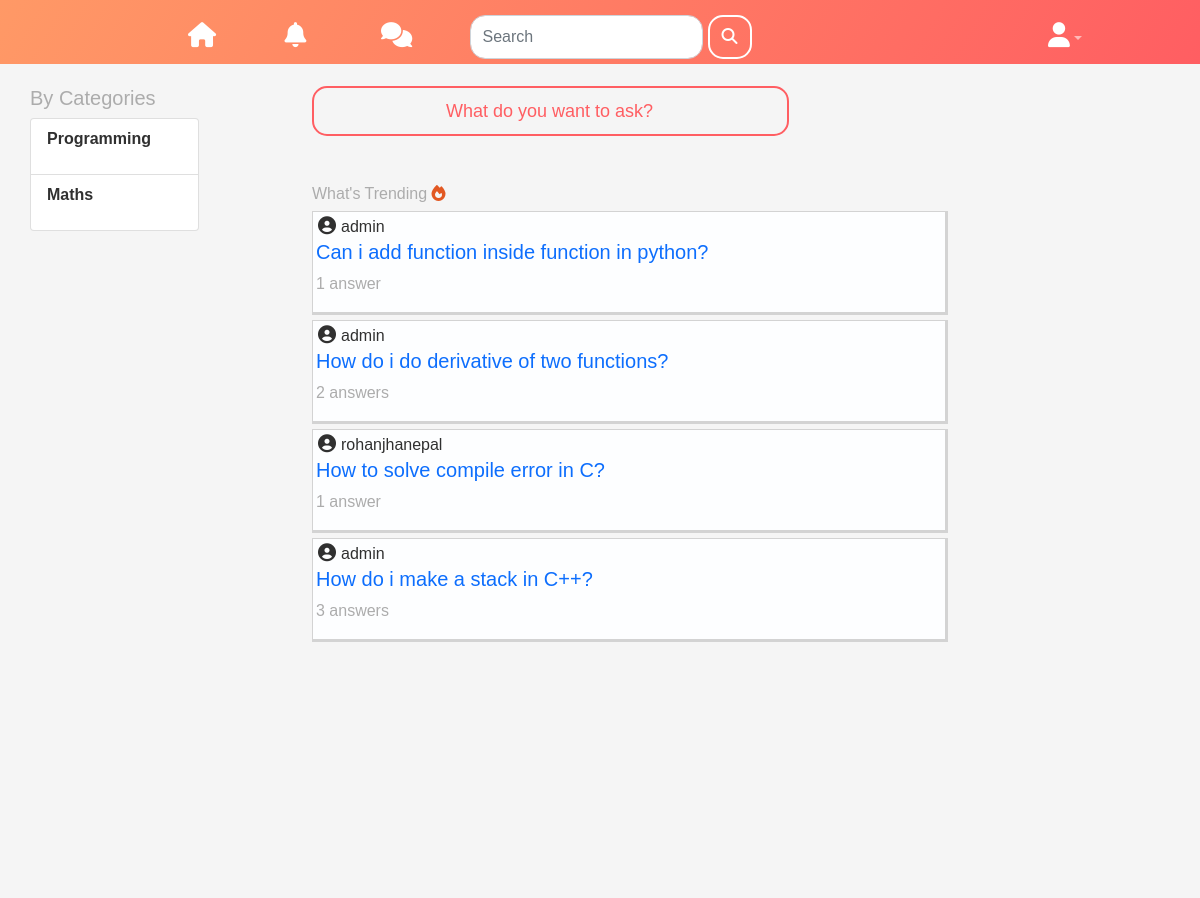
The app's page /, older data.
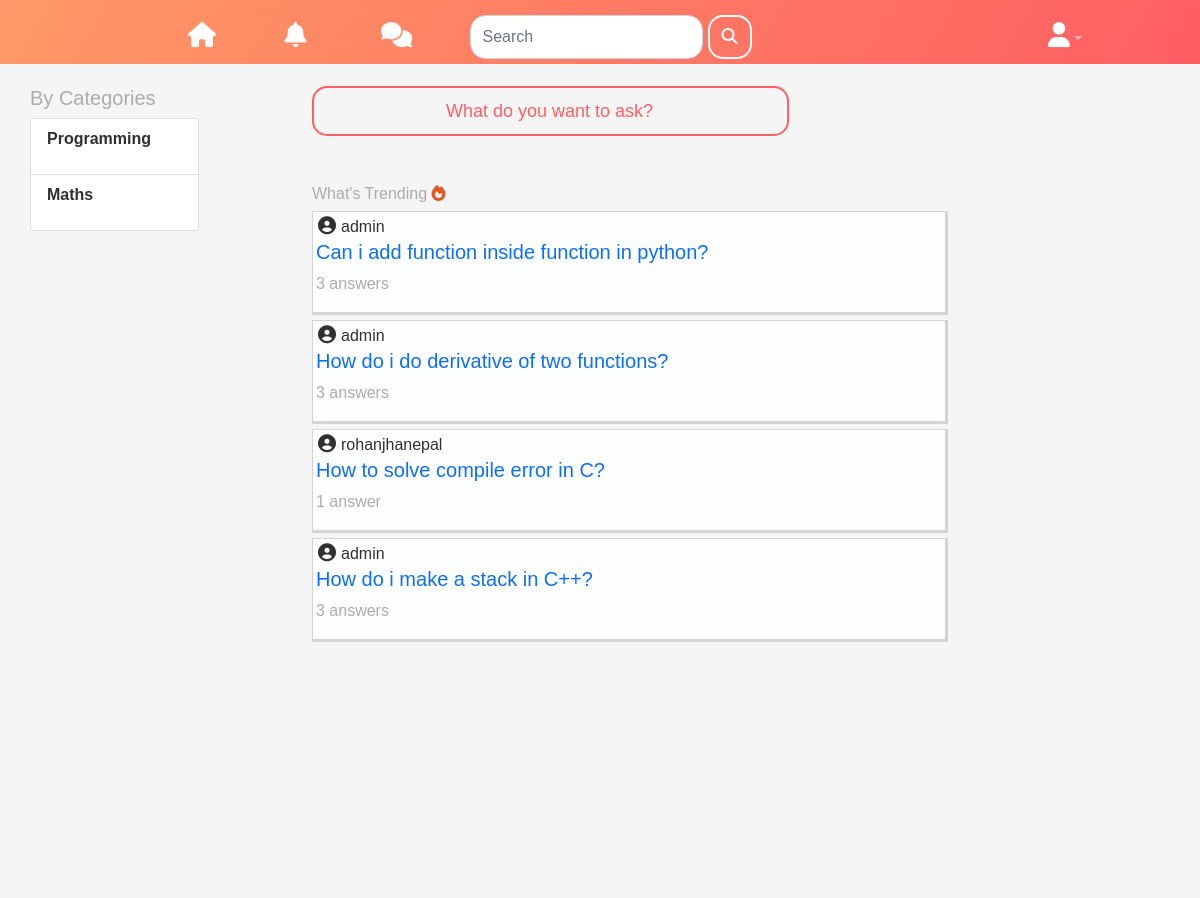
The same page, newer data.
### forum/models.py (models this page shows, shortened)
class Category(models.Model):
    name = models.CharField(max_length=255, unique=True)
    class Meta:
        verbose_name_plural = 'Categories'

class Post(models.Model):
    title = models.CharField(max_length=200,blank=False)
    slug = models.SlugField(max_length=200, null=True, blank=True)
    tag = models.ManyToManyField('forum.Tag', blank=True,related_name='tag')
    category = models.ForeignKey('forum.Category', related_name="post_category" ,on_delete=models.CASCADE, null=True, blank=True)
    subcategory = models.ForeignKey('forum.SubCategory', related_name="post_sub_category" ,on_delete=models.CASCADE, null=True, blank=True)
    solved = models.BooleanField(default=False) #has the problem been solved?
    posted_by = models.ForeignKey(User, related_name='user',on_delete=models.CASCADE) #posted by user
    posted_on = models.DateTimeField(default=timezone.now)
    views = models.IntegerField(default=0) #total times the post was viewed
    answerCount = models.IntegerField(default=0) #number of answers

### forum/views.py (the view)
# urls.py: path('', views.index, name='home'),
def index(request): #home page of discussion forum
    categories = models.Category.objects.all()
    posts = models.Post.objects.order_by('-posted_on','views')
    if request.user.is_authenticated:
        user = User.objects.filter(username=request.user.username).first()
        profile = models.Profile.objects.filter(user=user).first()
        if profile.prefered_categories.all().__len__() != 0:
            posts = posts.filter(category__in=profile.prefered_categories.all())
    context = {
        'categories': categories,
        'posts': posts,
    }
    return render(request, 'forum/index.html' , context=context)

### forum/templates/forum/index.html (shortened to what this page needs)
{% extends "forum/base.html" %}
{% load bootstrap4 %}
{% load static %}
{% block css %}
<link rel="stylesheet" href={% static "forum/css/index.css" %}>
{% endblock css %}
{% block categories %}
<h5 style="color: #acacac; font-family: Verdana, Geneva, Tahoma, sans-serif ;">By Categories</h5>
<ul class="list-group" style="width:60%;">
{% for category in categories %}
    <li class="list-group-item list-group-item-action cat">
    <a href={% url "forum:category" id=category.id %}>{{ category.name }}</a>
    </li>
{% endfor %}
</ul>
{% endblock categories %}
{% block content %}
<div class="search-box">
    <input type="Button" name="ask" value="What do you want to ask?" class="btn btn-outline-primary main-btn" onclick="togglepop()">
</div>
<br>
<br>
<h6 >What's Trending <i class="fas fa-fire" style="color: #e25822;"></i></h6>
{% for post in posts %}
<div class="question-container" style="">
    <p style="color: #303030; margin-bottom: 0px;" ><i class="fas fa-user-circle" style="margin: 5px; font-size: large;"></i>{{ post.posted_by }}</p>
    <h5 style="color: blue; padding-left: 3px;"><a href={% url "forum:post_detail" slug=post.slug %}>{{ post.title }}</a></h5>
    <p style="color: #acacac; padding-left: 3px;">
        {{ post.answerCount }}
        {% if post.answerCount > 1 %}  answers
        {% else %}  answer
        {% endif %}
    </p>
  </div>
  {% endfor %}
{% endblock content%}

### forum/templates/forum/base.html (shortened to what this page needs)
{% load static %}
<!doctype html>
<html lang="en">
  <head>
    <link href="https://cdn.jsdelivr.net/npm/bootstrap@5.1.3/dist/css/bootstrap.min.css" rel="stylesheet">
    <link rel="stylesheet" href="{% static "forum/css/base.css" %}">
    {% block css %} {% endblock css %}
  </head>
  <body>
    <nav class="navbar navbar-expand-lg navbar-dark bg-dark  bg-prime" id="header">
        <div class="container">
          <div class="collapse navbar-collapse" id="navbarResponsive">
            <ul class="navbar-nav ml-auto">
              <li class="nav-item">
                <a class="nav-link" href={% url "forum:home" %}><i style="color: white;"class="fas fa-home nav"></i>
              </li>
              <li class="nav-item">
                <a class="nav-link" href={% url "forum:notifications" %}><i  style="color: white;"class="fas fa-bell nav"></i></a>
              </li>
              <li class="nav-item">
                <a class="nav-link" href=""><i  style="color: white;"class="fas fa-comments nav"></i></a>
              </li>
              <form class="form-inline top" action="{% url "forum:search" %}" method="get">
                <input class="form-control mr-sm-2 search-box-nav" style="margin-right: 5px; border-radius: 15px;color: #ff5e62;width:max-content;" type="text" placeholder="Search" aria-label="Search" name="q">
                <button class="btn search btn-outline-primary my-2 my-sm-0" type="submit"><i class="fas fa-search"></i></button>
              </form>
                <li class="nav-item dropdown" style="position: absolute;right: 0;margin-left: auto;">
                      <a class="nav-link dropdown-toggle" href="" id="navbarDropdown" role="button" data-toggle="dropdown" aria-haspopup="true" aria-expanded="false"><i style="color: white;" class="fas fa-user nav"></i></a>
                  </li>
            </ul>
          </div>
        </div>
      </nav>
    <div class="container">
      <div class="left-sidebar">
        <div class="imp-links">
         {% block categories %}
         {% endblock categories %}
        </div>
      </div>
      <div class="main-content">
      {% block content %} {% endblock content %}
      </div>
  </body>
</html>

### forum/static/forum/css/base.css (style rules this page uses)
* { margin:0; padding: 0; font-family:'poppins',sans-serif; }
body { background:#f5f5f5; }
i.nav { font-size: 25px; }
nav { background-image: linear-gradient(120deg,#ff9966,#ff5e62); height: 4rem; width: 100%; padding-left: 15%; position: fixed;; top: 0; z-index: 100; margin-bottom: 2px; }
.nav-item { width: 10rem; }
.form-inline { display: flex; padding-right: 25%; margin-right: auto; }
.form-inline.top { margin-left: auto; }
.container { display: flex; padding-top:20px; padding-bottom: 1%; padding-left: 0; }
.left-sidebar { background-color: #f5f5f5; flex-basis: 25%; position: sticky; top: 70px; align-self: flex-start; height: 100vh; }
.main-content { flex-basis: 47%; padding: 0; padding-left: 0; padding-right: 0; }
.imp-links a { text-decoration: none; display: flex; align-items: center; margin-bottom: 15px; color:#303030; width:fit-content; font-weight: bold; }
a { text-decoration: none; }
li i { margin:auto; }
input.main-btn { width: 90%; height: 50px; padding-left: 10px; font-family: sans-serif; font-size: large; font-weight: 500; border-radius: 15px; }
h6 { color: #acacac; font-family: sans-serif; }
.question-container { background-color:#FDFEFF; width: 120%; height: auto; border-top: 1px solid lightgrey; border-left: 1px solid lightgrey; border-right: 3px solid lightgray; border-bottom: 3px solid lightgray; margin-bottom: 5px; }
.search.btn-outline-primary { color: white !important; border:2px solid white !important; border-radius: 15px; padding-top: 0; padding-bottom: 0; }
.btn-outline-primary { color: #ff5e62; border:2px solid #ff5e62; border-radius: 15px; font-weight: 700; padding-top: 0; padding-bottom: 0; }
i { transition: all 0.5s ease-in-out; }

### forum/static/forum/css/index.css (style rules this page uses)
.question-container { transition: all 0.5s ease-in-out; }

Row changes from the older to the newer data that the page shows:
changed Post "Can i add function inside function in python?": answerCount "1" → "3"; answerCount "answer" → "answers"
changed Post "How do i do derivative of two functions?": answerCount "2" → "3"
